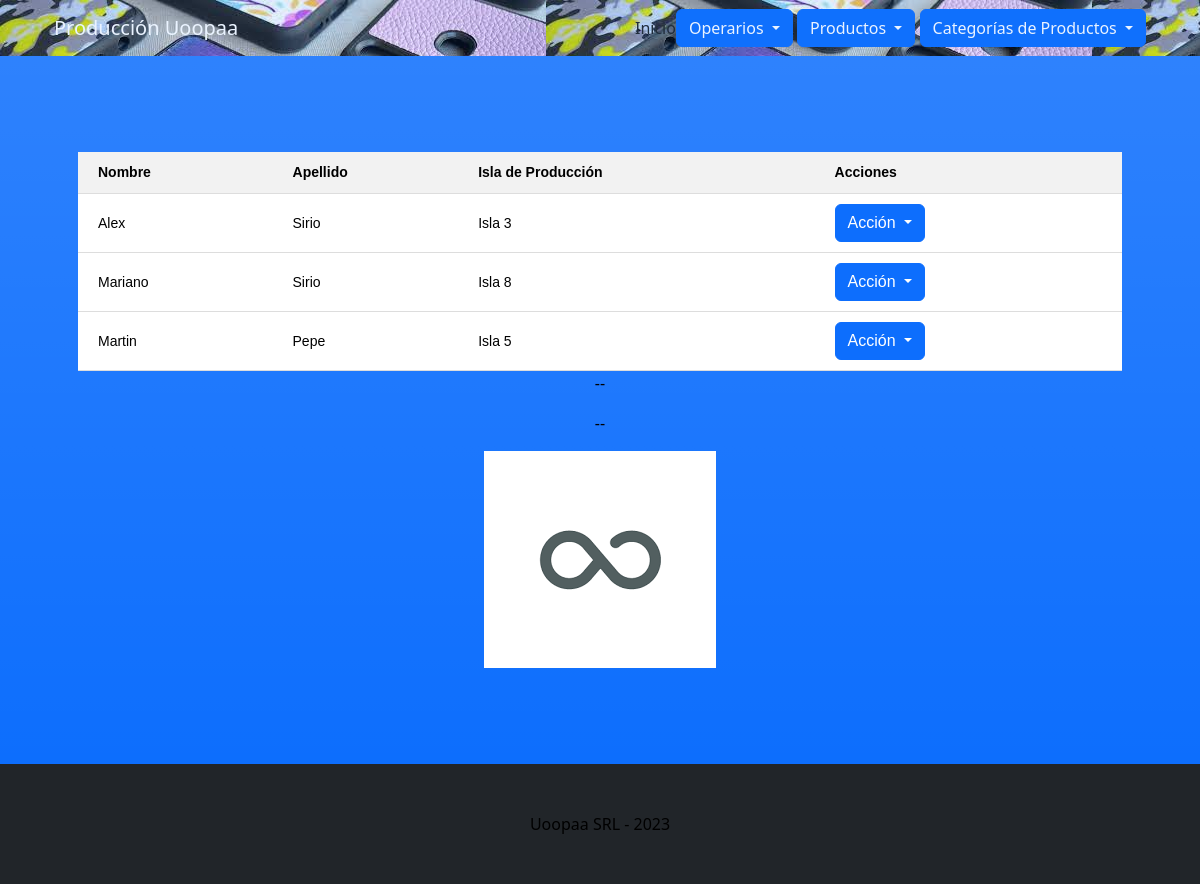
Screenshot of /listaOperarios with the database file from the repository.
### Operarios/models.py (models this page shows, shortened)
class Operarios(models.Model):
    nombre = models.CharField(max_length=40)
    apellido = models.CharField(max_length=20)
    isla_de_produccion = models.CharField(max_length=40)

### Operarios/views.py (the view)
# urls.py: path('listaOperarios', listaOperarios, name="listaOperarios"),
def listaOperarios(request):
    operarios = Operarios.objects.all()  # Obtener todos los operarios de la base de datos
    return render(request, "Operarios/listaOperarios.html", {"operarios": operarios})

### Operarios/templates/Operarios/listaOperarios.html (shortened to what this page needs)
{% extends "Operarios/base.html" %}
{% load static %}
{% block styles %}
{% block main %}
    <div class="container px-4 text-center">
        <table class="my-table">
            <tr>
                <th>Nombre</th>
                <th>Apellido</th>
                <th>Isla de Producción</th>
                <th>Acciones</th>
            </tr>
            {% for operario in operarios %}
            <tr>
                <td>{{ operario.nombre }}</td>
                <td>{{ operario.apellido }}</td>
                <td>{{ operario.isla_de_produccion }}</td>
                <td>
                    <button class="btn btn-primary dropdown-toggle" type="button" id="accionesDropdown" data-bs-toggle="dropdown" aria-expanded="false">
                        Acción
                    </button>
              </td>
            </tr>
            {% endfor %}
        </table>
    </div>
{% endblock main %}
{% endblock styles %}

### rows the page displays
Operarios: nombre "Alex", apellido "Sirio", isla_de_produccion "Isla 3"
Operarios: nombre "Mariano", apellido "Sirio", isla_de_produccion "Isla 8"
Operarios: nombre "Martin", apellido "Pepe", isla_de_produccion "Isla 5"
